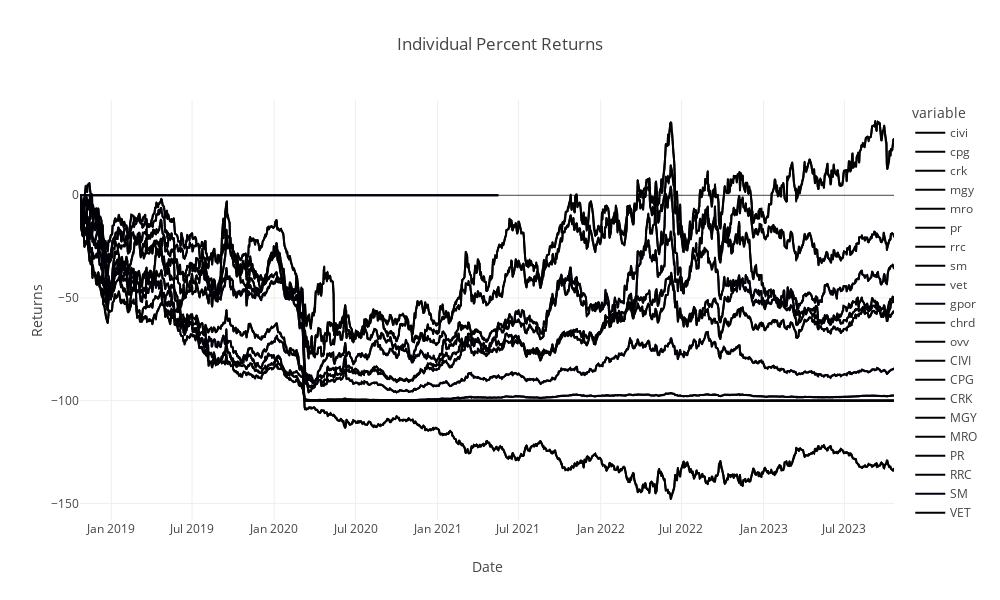

Notebook cell for this chart:
### Code cell
cumul_return2 = df.drop(columns=['date']).apply(lambda x: (1 + x).cumprod() - 1) * 100
cumul_return2.insert(0, 'date', df['date'])

fig = px.line(cumul_return2, x='date', y=cumul_return2.columns[1:], title='Individual Percent Returns')

# Loop through columns (excluding 'date') to set line colors and labels
for column in cumul_return2.columns:
    if column != 'date':
        fig.add_scatter(x=cumul_return2['date'], y=cumul_return2[column], mode='lines', name=column.upper())

# Customize the layout and size
fig.update_layout(
    xaxis_title='Date',
    yaxis_title='Returns',
    showlegend=True,
    width=1000,  # Set the width of the chart
    height=600,  # Set the height of the chart
)

fig.show()

### Figure 1 — Plotly figure (JSON) as saved in the notebook; plotly's stock layout.template omitted (floating-point values rounded to 4 significant figures; data arrays with more than 128 entries replaced by an {"elided": "..."} marker saying what was removed)
{"data": [{"hovertemplate": "variable=civi<br>date=%{x}<br>value=%{y}<extra></extra>", "legendgroup": "civi", "line": {"color": "#000001", "dash": "solid"}, "marker": {"symbol": "circle"}, "mode": "lines", "name": "civi", "showlegend": true, "type": "scattergl", "x": {"elided": "1257 str values"}, "xaxis": "x", "y": {"elided": "1257 float values"}, "yaxis": "y"}, {"hovertemplate": "variable=cpg<br>date=%{x}<br>value=%{y}<extra></extra>", "legendgroup": "cpg", "line": {"color": "#000002", "dash": "solid"}, "marker": {"symbol": "circle"}, "mode": "lines", "name": "cpg", "showlegend": true, "type": "scattergl", "x": {"elided": "1257 str values"}, "xaxis": "x", "y": {"elided": "1257 float values"}, "yaxis": "y"}, {"hovertemplate": "variable=crk<br>date=%{x}<br>value=%{y}<extra></extra>", "legendgroup": "crk", "line": {"color": "#000003", "dash": "solid"}, "marker": {"symbol": "circle"}, "mode": "lines", "name": "crk", "showlegend": true, "type": "scattergl", "x": {"elided": "1257 str values"}, "xaxis": "x", "y": {"elided": "1257 float values"}, "yaxis": "y"}, {"hovertemplate": "variable=mgy<br>date=%{x}<br>value=%{y}<extra></extra>", "legendgroup": "mgy", "line": {"color": "#000004", "dash": "solid"}, "marker": {"symbol": "circle"}, "mode": "lines", "name": "mgy", "showlegend": true, "type": "scattergl", "x": {"elided": "1257 str values"}, "xaxis": "x", "y": {"elided": "1257 float values"}, "yaxis": "y"}, {"hovertemplate": "variable=mro<br>date=%{x}<br>value=%{y}<extra></extra>", "legendgroup": "mro", "line": {"color": "#000005", "dash": "solid"}, "marker": {"symbol": "circle"}, "mode": "lines", "name": "mro", "showlegend": true, "type": "scattergl", "x": {"elided": "1257 str values"}, "xaxis": "x", "y": {"elided": "1257 float values"}, "yaxis": "y"}, {"hovertemplate": "variable=pr<br>date=%{x}<br>value=%{y}<extra></extra>", "legendgroup": "pr", "line": {"color": "#000006", "dash": "solid"}, "marker": {"symbol": "circle"}, "mode": "lines", "name": "pr", "showlegend": true, "type": "scattergl", "x": {"elided": "1257 str values"}, "xaxis": "x", "y": {"elided": "1257 float values"}, "yaxis": "y"}, {"hovertemplate": "variable=rrc<br>date=%{x}<br>value=%{y}<extra></extra>", "legendgroup": "rrc", "line": {"color": "#000007", "dash": "solid"}, "marker": {"symbol": "circle"}, "mode": "lines", "name": "rrc", "showlegend": true, "type": "scattergl", "x": {"elided": "1257 str values"}, "xaxis": "x", "y": {"elided": "1257 float values"}, "yaxis": "y"}, {"hovertemplate": "variable=sm<br>date=%{x}<br>value=%{y}<extra></extra>", "legendgroup": "sm", "line": {"color": "#000008", "dash": "solid"}, "marker": {"symbol": "circle"}, "mode": "lines", "name": "sm", "showlegend": true, "type": "scattergl", "x": {"elided": "1257 str values"}, "xaxis": "x", "y": {"elided": "1257 float values"}, "yaxis": "y"}, {"hovertemplate": "variable=vet<br>date=%{x}<br>value=%{y}<extra></extra>", "legendgroup": "vet", "line": {"color": "#000009", "dash": "solid"}, "marker": {"symbol": "circle"}, "mode": "lines", "name": "vet", "showlegend": true, "type": "scattergl", "x": {"elided": "1257 str values"}, "xaxis": "x", "y": {"elided": "1257 float values"}, "yaxis": "y"}, {"hovertemplate": "variable=gpor<br>date=%{x}<br>value=%{y}<extra></extra>", "legendgroup": "gpor", "line": {"color": "#000010", "dash": "solid"}, "marker": {"symbol": "circle"}, "mode": "lines", "name": "gpor", "showlegend": true, "type": "scattergl", "x": {"elided": "1257 str values"}, "xaxis": "x", "y": {"elided": "1257 int values"}, "yaxis": "y"}, {"hovertemplate": "variable=chrd<br>date=%{x}<br>value=%{y}<extra></extra>", "legendgroup": "chrd", "line": {"color": "#000001", "dash": "solid"}, "marker": {"symbol": "circle"}, "mode": "lines", "name": "chrd", "showlegend": true, "type": "scattergl", "x": {"elided": "1257 str values"}, "xaxis": "x", "y": {"elided": "1257 float values"}, "yaxis": "y"}, {"hovertemplate": "variable=ovv<br>date=%{x}<br>value=%{y}<extra></extra>", "legendgroup": "ovv", "line": {"color": "#000002", "dash": "solid"}, "marker": {"symbol": "circle"}, "mode": "lines", "name": "ovv", "showlegend": true, "type": "scattergl", "x": {"elided": "1257 str values"}, "xaxis": "x", "y": {"elided": "1257 float values"}, "yaxis": "y"}, {"mode": "lines", "name": "CIVI", "type": "scatter", "x": {"elided": "1257 str values"}, "y": {"elided": "1257 float values"}}, {"mode": "lines", "name": "CPG", "type": "scatter", "x": {"elided": "1257 str values"}, "y": {"elided": "1257 float values"}}, {"mode": "lines", "name": "CRK", "type": "scatter", "x": {"elided": "1257 str values"}, "y": {"elided": "1257 float values"}}, {"mode": "lines", "name": "MGY", "type": "scatter", "x": {"elided": "1257 str values"}, "y": {"elided": "1257 float values"}}, {"mode": "lines", "name": "MRO", "type": "scatter", "x": {"elided": "1257 str values"}, "y": {"elided": "1257 float values"}}, {"mode": "lines", "name": "PR", "type": "scatter", "x": {"elided": "1257 str values"}, "y": {"elided": "1257 float values"}}, {"mode": "lines", "name": "RRC", "type": "scatter", "x": {"elided": "1257 str values"}, "y": {"elided": "1257 float values"}}, {"mode": "lines", "name": "SM", "type": "scatter", "x": {"elided": "1257 str values"}, "y": {"elided": "1257 float values"}}, {"mode": "lines", "name": "VET", "type": "scatter", "x": {"elided": "1257 str values"}, "y": {"elided": "1257 float values"}}, {"mode": "lines", "name": "GPOR", "type": "scatter", "x": {"elided": "1257 str values"}, "y": {"elided": "1257 int values"}}, {"mode": "lines", "name": "CHRD", "type": "scatter", "x": {"elided": "1257 str values"}, "y": {"elided": "1257 float values"}}, {"mode": "lines", "name": "OVV", "type": "scatter", "x": {"elided": "1257 str values"}, "y": {"elided": "1257 float values"}}], "layout": {"height": 600, "legend": {"title": {"text": "variable"}, "tracegroupgap": 0}, "showlegend": true, "title": {"text": "Individual Percent Returns"}, "width": 1000, "xaxis": {"anchor": "y", "domain": [0, 1], "title": {"text": "Date"}}, "yaxis": {"anchor": "x", "domain": [0, 1], "title": {"text": "Returns"}}}}
